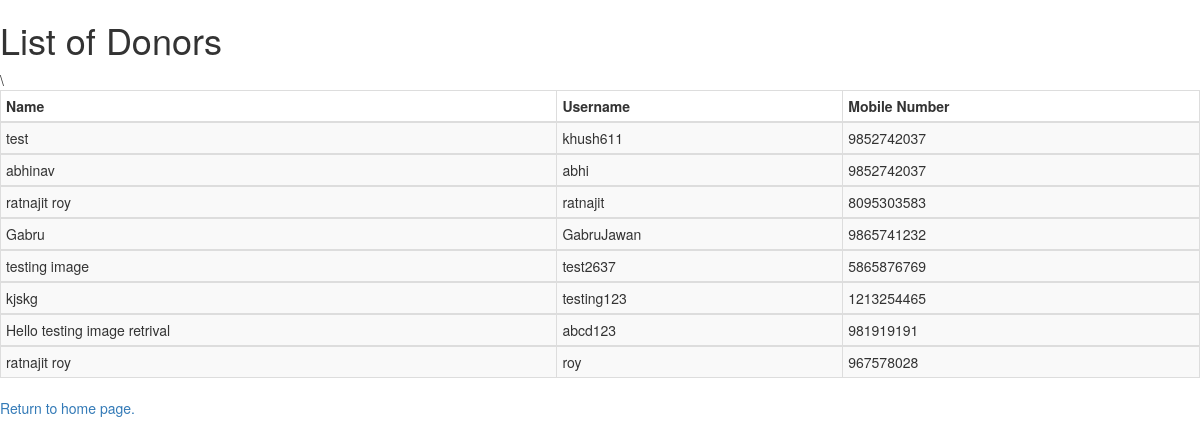
Page /donor on the earlier database version.
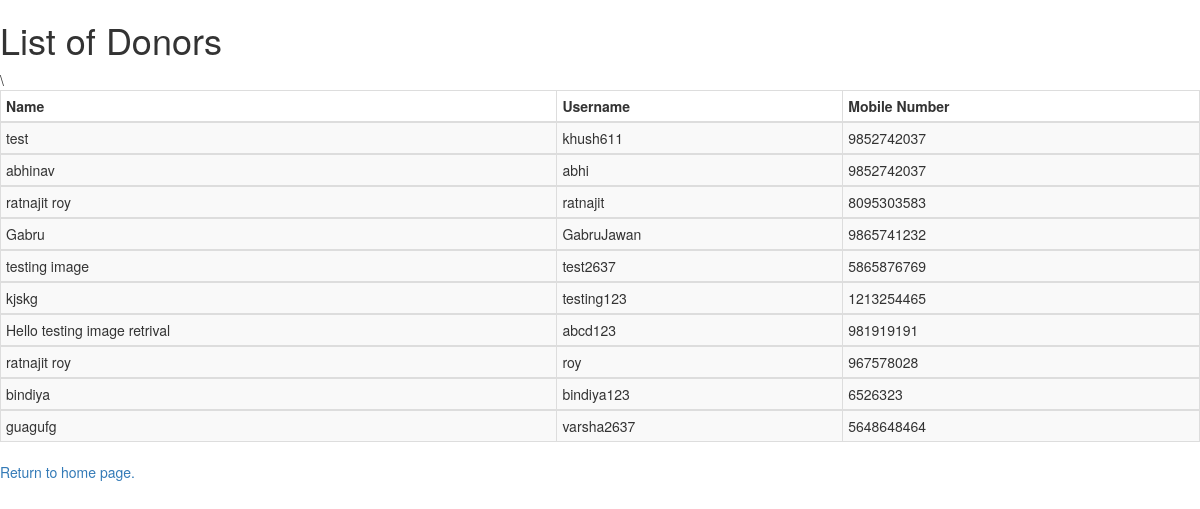
Same page on the later database version.
### MedicalDonation/models.py (models this page shows, shortened)
class Doner(models.Model):
    name = models.CharField(max_length=64)
    address = models.CharField(max_length=128,unique=True)
    pinCode = models.IntegerField()
    Phone_no = models.IntegerField()
    BirthDate = models.DateField()
    UID = models.IntegerField(unique=True)
    email = models.EmailField(max_length=64)
    username = models.CharField(max_length=16,unique=True)
    image = models.ImageField(upload_to='doner')

### MedicalDonation/views.py (the view)
# urls.py: path("donor", views.donors, name= "Donor_view"),
def donors(request):
    context = {
    "donors": Doner.objects.all()
    }
    return render(request, "MedicalDonation/donor.html",context)

### MedicalDonation/templates/MedicalDonation/donor.html (shortened to what this page needs)
<!DOCTYPE html>
{% load staticfiles %}
<html lang="en" dir="ltr">
  <head>
    <link rel="stylesheet" href="https://maxcdn.bootstrapcdn.com/bootstrap/3.3.7/css/bootstrap.min.css">
  </head>
  <body>
    <h1>List of Donors</h1>
    {% load static %}
    <div class="">
      <table border="1" class="table table-striped table-bordered table-hover table-condensed">
        <thead>
          <th> <b>Name</b> </th>
          <th> <b>Username</b>  </th>
          <th> <b>Mobile Number</b> </th>
        </thead>
        {% for doner in donors %}
        <tbody>
            <td>{{doner.name}}</td>
            <td>{{doner.username}}</td>
            <td>{{doner.Phone_no}}</td>
        </tbody>
            {% endfor  %}
\      </table>
      <a href="/">Return to home page.</a>
    </div>
  </body>
</html>

Differences in the rows shown:
added Doner: name "bindiya", username "bindiya123", Phone_no "6526323"
added Doner: name "guagufg", username "varsha2637", Phone_no "5648648464"
